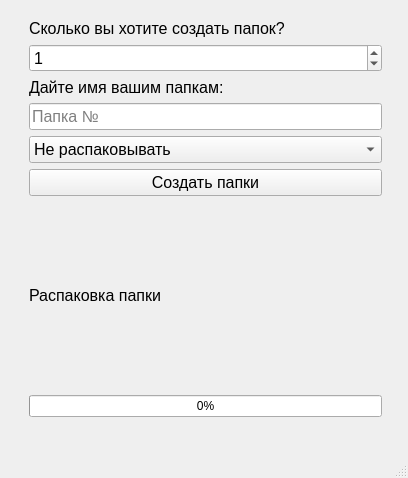
<?xml version="1.0" encoding="UTF-8"?>
<ui version="4.0">
 <class>MainWindow</class>
 <widget class="QMainWindow" name="MainWindow">
  <property name="geometry">
   <rect>
    <x>0</x>
    <y>0</y>
    <width>408</width>
    <height>478</height>
   </rect>
  </property>
  <property name="sizePolicy">
   <sizepolicy hsizetype="Expanding" vsizetype="Preferred">
    <horstretch>0</horstretch>
    <verstretch>0</verstretch>
   </sizepolicy>
  </property>
  <property name="minimumSize">
   <size>
    <width>0</width>
    <height>0</height>
   </size>
  </property>
  <property name="windowTitle">
   <string>MainWindow</string>
  </property>
  <property name="styleSheet">
   <string notr="true"/>
  </property>
  <widget class="QWidget" name="centralwidget">
   <widget class="QWidget" name="verticalLayoutWidget">
    <property name="geometry">
     <rect>
      <x>29</x>
      <y>19</y>
      <width>353</width>
      <height>398</height>
     </rect>
    </property>
    <layout class="QVBoxLayout" name="verticalLayout">
     <item>
      <widget class="QLabel" name="label">
       <property name="enabled">
        <bool>true</bool>
       </property>
       <property name="sizePolicy">
        <sizepolicy hsizetype="Expanding" vsizetype="Fixed">
         <horstretch>0</horstretch>
         <verstretch>0</verstretch>
        </sizepolicy>
       </property>
       <property name="font">
        <font>
         <pointsize>12</pointsize>
        </font>
       </property>
       <property name="text">
        <string>Сколько вы хотите создать папок?</string>
       </property>
       <property name="margin">
        <number>16</number>
       </property>
      </widget>
     </item>
     <item>
      <widget class="QSpinBox" name="spinBoxCount">
       <property name="sizePolicy">
        <sizepolicy hsizetype="Expanding" vsizetype="Fixed">
         <horstretch>0</horstretch>
         <verstretch>0</verstretch>
        </sizepolicy>
       </property>
       <property name="font">
        <font>
         <pointsize>12</pointsize>
        </font>
       </property>
       <property name="maximum">
        <number>999</number>
       </property>
       <property name="value">
        <number>1</number>
       </property>
      </widget>
     </item>
     <item>
      <widget class="QLabel" name="label_2">
       <property name="sizePolicy">
        <sizepolicy hsizetype="Expanding" vsizetype="Fixed">
         <horstretch>0</horstretch>
         <verstretch>0</verstretch>
        </sizepolicy>
       </property>
       <property name="font">
        <font>
         <pointsize>12</pointsize>
        </font>
       </property>
       <property name="text">
        <string>Дайте имя вашим папкам:</string>
       </property>
       <property name="margin">
        <number>16</number>
       </property>
      </widget>
     </item>
     <item>
      <widget class="QLineEdit" name="lineEditName">
       <property name="font">
        <font>
         <pointsize>12</pointsize>
        </font>
       </property>
       <property name="placeholderText">
        <string>Папка №</string>
       </property>
      </widget>
     </item>
     <item>
      <widget class="QComboBox" name="comboBoxArchiver">
       <property name="font">
        <font>
         <pointsize>12</pointsize>
        </font>
       </property>
       <item>
        <property name="text">
         <string>Не распаковывать</string>
        </property>
       </item>
       <item>
        <property name="text">
         <string>Распаковать при помощи WinRAR</string>
        </property>
       </item>
       <item>
        <property name="text">
         <string>Распаковать при помощи 7-Zip</string>
        </property>
       </item>
      </widget>
     </item>
     <item>
      <widget class="QPushButton" name="pushButtonCreate">
       <property name="sizePolicy">
        <sizepolicy hsizetype="Expanding" vsizetype="Fixed">
         <horstretch>0</horstretch>
         <verstretch>0</verstretch>
        </sizepolicy>
       </property>
       <property name="font">
        <font>
         <pointsize>12</pointsize>
        </font>
       </property>
       <property name="styleSheet">
        <string notr="true"/>
       </property>
       <property name="text">
        <string>Создать папки</string>
       </property>
      </widget>
     </item>
     <item>
      <widget class="QLabel" name="labelStatus">
       <property name="font">
        <font>
         <pointsize>12</pointsize>
        </font>
       </property>
       <property name="text">
        <string>Распаковка папки</string>
       </property>
       <property name="margin">
        <number>16</number>
       </property>
      </widget>
     </item>
     <item>
      <widget class="QProgressBar" name="progressBar">
       <property name="value">
        <number>0</number>
       </property>
      </widget>
     </item>
    </layout>
   </widget>
  </widget>
  <widget class="QMenuBar" name="menubar">
   <property name="geometry">
    <rect>
     <x>0</x>
     <y>0</y>
     <width>408</width>
     <height>25</height>
    </rect>
   </property>
  </widget>
  <widget class="QStatusBar" name="statusbar"/>
 </widget>
 <resources/>
 <connections/>
</ui>
